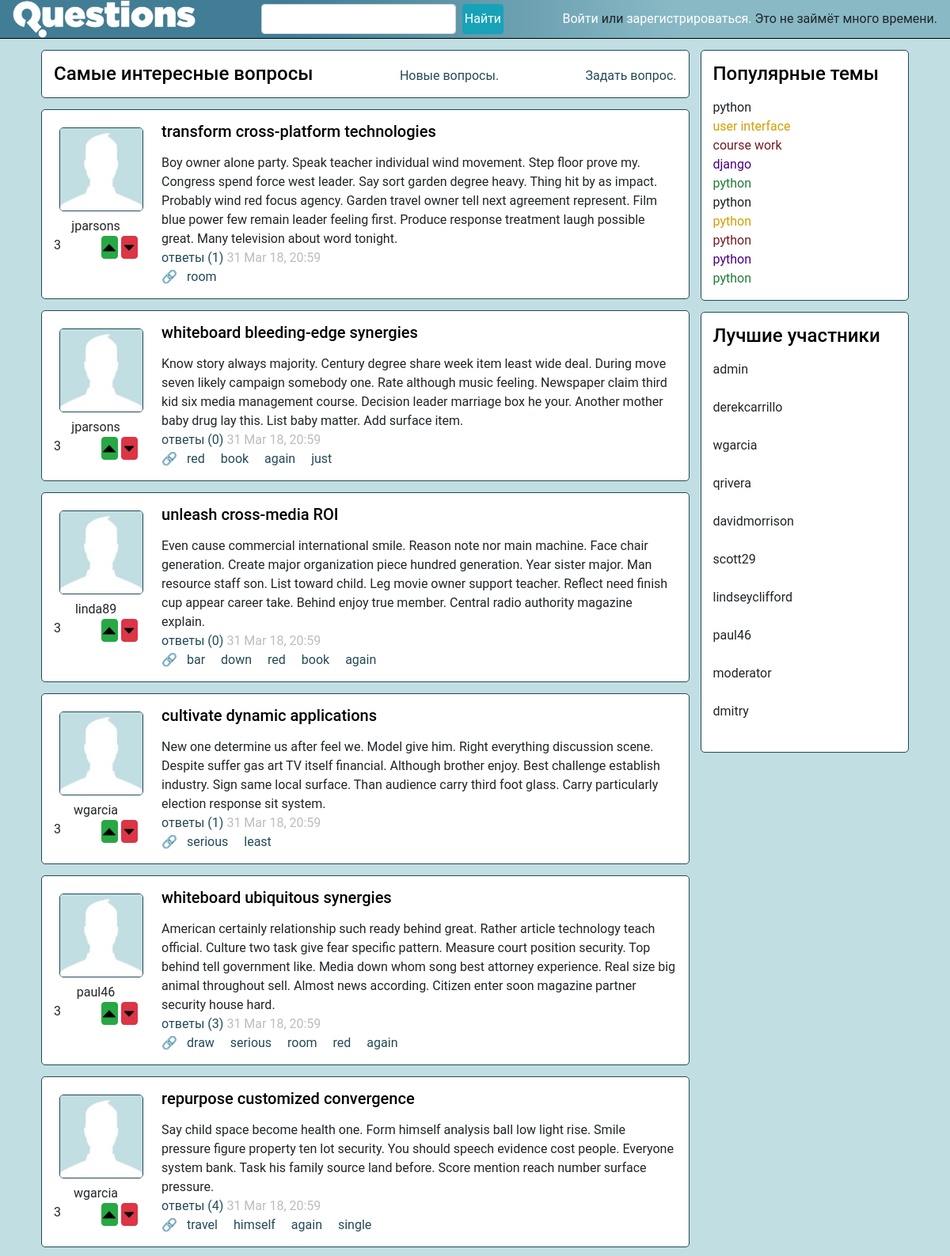
The page /hot/3/ (upper part) on the database its author committed.
### question_answer/models.py (models this page shows)
class Question(models.Model):
    id = models.AutoField(primary_key=True)
    title = models.TextField()
    text = models.TextField()
    profile_id = models.ForeignKey(Profile, null=True, on_delete=models.SET_NULL)
    time = models.DateTimeField()
    rating = models.IntegerField(default=0)
    tags = models.ManyToManyField(Tag)

class Tag(models.Model):
    text = models.TextField()

class ExcerptTag(models.Model):
    text = models.TextField()

class ExcerptUsername(models.Model):
    username = models.TextField()

### question_answer/views.py (the view)
# urls.py: path('hot/', views.hot_questions),
def hot_questions(request, page=1):
    context = prepearer.best_question(page_number=page)
    return render(request, 'question_answer/hot_questions.html', context=context)

### question_answer/context_processors.py (called while the page is built)
def extract_top_tag(request):
    return {
        "excerpt_tags": [i.text for i in models.ExcerptTag.objects.all()]
    }

def extract_top_users(request):
    return {
        "excerpt_usernames": [i.username for i in models.ExcerptUsername.objects.all()]
    }

### question_answer/data_prepearing.py (called while the page is built)
    def __best_question(self):
        return my_db.Question.objects.order_by("-rating")

    def best_question(self, page_number):
        questions_queryset = self.__best_question()
        context = self.__prepare_data(questions_queryset, page_number)
        return context

### question_answer/paginator_lib.py (called while the page is built)
def five_before(page):
    if page.number <= 5:
        return [x for x in range(1, page.number)]
    else:
        return [x for x in range(page.number - 5, page.number)]

def five_after(page):
    if page.paginator.num_pages - page.number <= 5:
        return [x for x in range(page.number + 1, page.paginator.num_pages + 1)]
    else:
        return [x for x in range(page.number + 1, page.number + 5)]

def paginator_wrap(quwery_set, page_number):
    p = django.core.paginator.Paginator(quwery_set, 10)
    return p.get_page(page_number)

### question_answer/templates/question_answer/hot_questions.html (shortened to what this page needs)
{% extends "question_answer/questions_tape.html" %}
{% block section_header %}
    <div class="main-captions bordered">
        <h4>Самые интересные вопросы</h4>
        <a href="{% url 'new' 1 %}">Новые вопросы.</a>
        <a href="{% url 'ask' %}">Задать вопрос.</a>
    </div>
{% endblock section_header %}

### question_answer/templates/question_answer/questions_tape.html (shortened to what this page needs)
{% extends "question_answer/basic_page.html" %}
{% block links_in_header %}
    <link rel="stylesheet" href="/static/question_answer/hot_qestions.css" type="text/css">
{% endblock links_in_header %}
{% block main_content %}
    <div class="main-container d-flex flex-column">
        {% block section_header %}{% endblock section_header %}
        {% for question in questions %}
            <div class="question bordered">
                <div class="col-2">
                    <img class="img-filling bordered" src="{{ question.avatar_url }}">
                    <div class="text-center">{{ question.nickname }}</div>
                    <div class="rating-counter">
                        <span>{{ question.rating }}</span>
<form method="post" action="{% url "evaluation_of_questions" %}">
    <button type="submit" class="btn btn-success btn-up" name="action" value="plus">
        <svg xmlns="http://www.w3.org/2000/svg" class="icon icon--ui__rating-up icon--ui__rating-up_comments">
    <use xlink:href="#icon--ui__rating-up"></use>
</svg>
    </button>
    <button type="submit" class="btn btn-danger btn-down" name="action" value="minus">
        <svg xmlns="http://www.w3.org/2000/svg" class="icon icon--ui__rating-down icon--ui__rating-down_comments">
    <use xlink:href="#icon--ui__rating-down"></use>
</svg>
    </button>
</form>
                    </div>
                </div>
                <div class="qestion__content col-10">
                    <a href="{% url "question" question.id %}"><h5>{{ question.title }}</h5></a>
                    <div>{{ question.text }}</div>
                    <div>
                        <a href="{% url "question" question.id %}">ответы ({{ question.answers }})</a>
                        <span class="question_time">{{ question.time }}</span>
                    </div>
                    <div class="tags-field">
                        🔗
                        {% for tag in question.tags %}
                            <a href="{% url "tag" tag %}">{{ tag }}</a>
                        {% endfor %}
                    </div>
                </div>
            </div>
        {% endfor %}
    </div>
{% endblock main_content %}

### question_answer/templates/question_answer/basic_page.html (shortened to what this page needs)
<!DOCTYPE html>
<html lang="en">
<head>
    <link type="text/css" rel="stylesheet" href="/static/bootstrap/bootstrap.min.css">
    <link type="text/css" rel="stylesheet" href="/static/question_answer/basic_page.css">
    {% load static %}
    {% block links_in_header %}{% endblock links_in_header %}
</head>
<body>
<header class="gradient_backgraund">
    <a class="d-flex" href="/"><img class="logo" src="/static/img/question-logo-white.png"/></a>
    <form class="d-flex flex-row">
        <input class="form-control search-field" placeholder="" type="text">
        <button class="btn btn-info" type="submit">Найти</button>
    </form>
    {% if user.is_authenticated %}
        <div class="avatar-wrapper">
            <div class="">
                <img src="{{ user.profile.avatar.url }}" class="user-avatar bordered">
            </div>
            <div class="action-login">
                <h5 class="nickname">{{ user.first_name }}</h5>
                <a href="{% url "settings" %}">Настройки</a>
                <form class="logout-link" action="{% url "logout" %}" method="POST">
                    {% csrf_token %}
                    <input class="btn btn-link" type="submit" value="Выйти">
                </form>
            </div>
        </div>
    {% else %}
        <div><a href="{% url "login" %}">Войти</a> или <a href="{% url "signup" %}">зарегистрироваться.</a> Это не
            займёт много времени.
        </div>
    {% endif %}
</header>
<div class="container d-flex flex-column flex-lg-row flex-xl-row">
    <main class="right-column">
        {% block main_content %}{% endblock main_content %}
    </main>
    <div class="d-flex flex-row col-12 flex-lg-column col-lg-3 flex-xl-column col-xl-3 left-column">
        <div class="popular-tags-wrapper bordered flex-column">
            <h4 class="d-flex">Популярные темы</h4>
            <div class="popular-tags d-flex flex-column">
                {% for tag in excerpt_tags %}
                    <a class="d-flex" href="{% url 'tag' tag %}">{{ tag }}</a>
                {% endfor %}
            </div>
        </div>
        <div class="best-members-wrapper bordered flex-column">
            <h4 class="d-flex">Лучшие участники</h4>
            <div class="best-members d-flex flex-column">
                {% for username in excerpt_usernames %}
                    <div class="member d-flex">{{ username }}</div><br>
                {% endfor %}
            </div>
        </div>
    </div>
</div>
</body>
</html>

### static/question_answer/basic_page.css (style rules this page uses)
.bordered { border: 1px solid #234a56; border-radius: 5px; background: white; margin: 7px; }
h1, h2, h3, h4, h5, h6 { margin-bottom: 1pc; margin-top: 0; color: #000000; }
a { color: #234a56; }
html { position: relative; min-height: 100%; }
body { font-family: "Roboto", "Lucida Grande", "DejaVu Sans", "Bitstream Vera Sans", Verdana, Arial, sans-serif; background: #c1dee2; margin: 0; }
header { display: flex; flex-direction: row; justify-content: space-between; align-items: center; padding-left: 1rem; padding-right: 1rem; border-bottom: solid black 1px; margin-bottom: 7px; }
.gradient_backgraund { background: #417d95; background: -moz-linear-gradient(left, #417d95 31%, #89b9c5 71%); background: -webkit-linear-gradient(left, #417d95 31%, #89b9c5 71%); background: linear-gradient(to right, #417d95 31%, #89b9c5 71%); filter: progid:DXImageTransform.Microsoft.gradient(startColorstr='#417d95', endColorstr='#89b9c5', GradientType=1); }
.gradient_backgraund a, .btn-link, .btn-link:hover { color: #ffffff; }
.logo { height: 3rem; }
.search-field { margin-left: 0.5rem; margin-right: 0.5rem; width: auto; display: flex; flex-grow: 1; }
.img-filling { max-width: 100%; min-width: 100%; }
.left-column { padding-left: 0; padding-right: 0; margin: 0; align-content: stretch; }
.right-column { padding-right: 0; }
.popular-tags-wrapper { display: flex; flex-grow: 1; padding: 15px; margin-bottom: 7px; }
.popular-tags a:nth-child(5n+0) { color: #1e7e34; }
.popular-tags a:nth-child(5n+1) { color: #1d2124; }
.popular-tags a:nth-child(5n+2) { color: #d39e00; }
.popular-tags a:nth-child(5n+3) { color: #721c24; }
.popular-tags a:nth-child(5n+4) { color: indigo; }
.best-members-wrapper { display: flex; flex-grow: 1; padding: 15px; }
.best-members { display: flex; flex-direction: column; }
.member { display: block; }
@media (min-width: 960px) { .left-column { align-content: flex-start; } }
@media (min-width: 960px) { .popular-tags-wrapper { flex-grow: 0; } }
@media (min-width: 960px) { .best-members-wrapper { flex-grow: 0; } }
.question_time { opacity: 0.3; }

### static/question_answer/hot_qestions.css (style rules this page uses)
.main-captions { display: flex; align-items: flex-end; justify-content: space-between; padding: 15px; }
.main-captions h4 { margin: 0; }
.question { display: flex; flex-direction: row; padding-top: 15px; padding-bottom: 15px; }
.img-filling { max-width: 100%; min-width: 100%; }
.rating-counter { display: flex; flex-direction: row; align-content: center; justify-content: space-between; }
.btn { padding: 0.1rem; }
.btn-up svg { width: 1rem; height: 1rem; }
.btn-down svg { width: 1rem; height: 1rem; padding: 0.1rem; }
.tags-field a { margin-left: 0.5em; margin-right: 0.5em; }

### rows shown on the page
Question: title "transform cross-platform technologies", text "Boy owner alone party. Speak teacher individual wind movement. Step floor prove my. Congress spend force west leader. Say sort garden degree heavy. Thing hit by as impact. Probably wind red focus agency. Garden travel owner tell next agreement represent. Film blue power few remain leader feeling first. Produce response treatment laugh possible great. Many television about word tonight."
Tag: tags "room" "room"
Question: title "whiteboard bleeding-edge synergies", text "Know story always majority. Century degree share week item least wide deal. During move seven likely campaign somebody one. Rate although music feeling. Newspaper claim third kid six media management course. Decision leader marriage box he your. Another mother baby drug lay this. List baby matter. Add surface item."
Tag: tags "red" "red" "red"
Tag: tags "book" "book"
Tag: tags "again" "again" "again" "again"
Tag: tags "just"
Question: title "unleash cross-media ROI", text "Even cause commercial international smile. Reason note nor main machine. Face chair generation. Create major organization piece hundred generation. Year sister major. Man resource staff son. List toward child. Leg movie owner support teacher. Reflect need finish cup appear career take. Behind enjoy true member. Central radio authority magazine explain."
Tag: tags "bar"
Tag: tags "down"
Question: title "cultivate dynamic applications", text "New one determine us after feel we. Model give him. Right everything discussion scene. Despite suffer gas art TV itself financial. Although brother enjoy. Best challenge establish industry. Sign same local surface. Than audience carry third foot glass. Carry particularly election response sit system."
Tag: tags "serious" "serious"
Tag: tags "least"
Question: title "whiteboard ubiquitous synergies", text "American certainly relationship such ready behind great. Rather article technology teach official. Culture two task give fear specific pattern. Measure court position security. Top behind tell government like. Media down whom song best attorney experience. Real size big animal throughout sell. Almost news according. Citizen enter soon magazine partner security house hard."
Tag: tags "draw"
Question: title "repurpose customized convergence", text "Say child space become health one. Form himself analysis ball low light rise. Smile pressure figure property ten lot security. You should speech evidence cost people. Everyone system bank. Task his family source land before. Score mention reach number surface pressure."
Tag: tags "travel"
Tag: tags "himself"
Tag: tags "single"
ExcerptTag: excerpt_tags "python"
ExcerptTag: excerpt_tags "user interface"
ExcerptTag: excerpt_tags "course work"
ExcerptTag: excerpt_tags "django"
ExcerptTag: excerpt_tags "python"
ExcerptTag: excerpt_tags "python"
ExcerptTag: excerpt_tags "python"
ExcerptTag: excerpt_tags "python"
ExcerptTag: excerpt_tags "python"
ExcerptTag: excerpt_tags "python"
ExcerptUsername: excerpt_usernames "admin"
ExcerptUsername: excerpt_usernames "derekcarrillo"
ExcerptUsername: excerpt_usernames "wgarcia"
ExcerptUsername: excerpt_usernames "qrivera"
ExcerptUsername: excerpt_usernames "davidmorrison"
ExcerptUsername: excerpt_usernames "scott29"
ExcerptUsername: excerpt_usernames "lindseyclifford"
ExcerptUsername: excerpt_usernames "paul46"
ExcerptUsername: excerpt_usernames "moderator"
ExcerptUsername: excerpt_usernames "dmitry"

### other values the page prints
{{ question.nickname }} "jparsons" "jparsons" "linda89" "wgarcia" "paul46" "wgarcia"
{{ question.rating }} "3" "3" "3" "3" "3" "3"
{{ question.answers }} "1" "0" "0" "1" "3" "4"
{{ question.time }} "31 Mar 18, 20:59" "31 Mar 18, 20:59" "31 Mar 18, 20:59" "31 Mar 18, 20:59" "31 Mar 18, 20:59" "31 Mar 18, 20:59"
